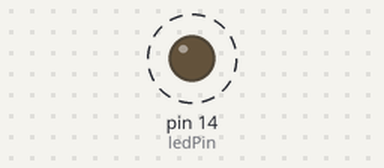
Bench run of a sketch on a simulated Arduino Uno, built with avr-gcc and run on an emulated ATmega328P. Parts: output pins drawn as LEDs (lit = HIGH). Dashed ring = blinking.

Above: at 0.5 s.
Timing chart, 0 to 4.6 s (numbered marks = the images above):
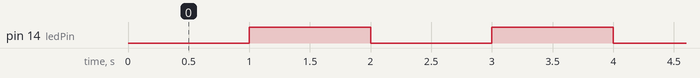

Measured:
- by itself, pin 14 (ledPin): alternates HIGH for 1.0 s and LOW for 1.0 s

The sketch:

Blinking_LED_C++.ino
```cpp
int ledPin = 14;

void setup() {
  pinMode(ledPin, OUTPUT);
}

void loop() {
  for (int i = 0; i < 5; i++) {
    digitalWrite(ledPin, LOW);
    delay(1000);
    digitalWrite(ledPin, HIGH);
    delay(1000);
  }
}
```
